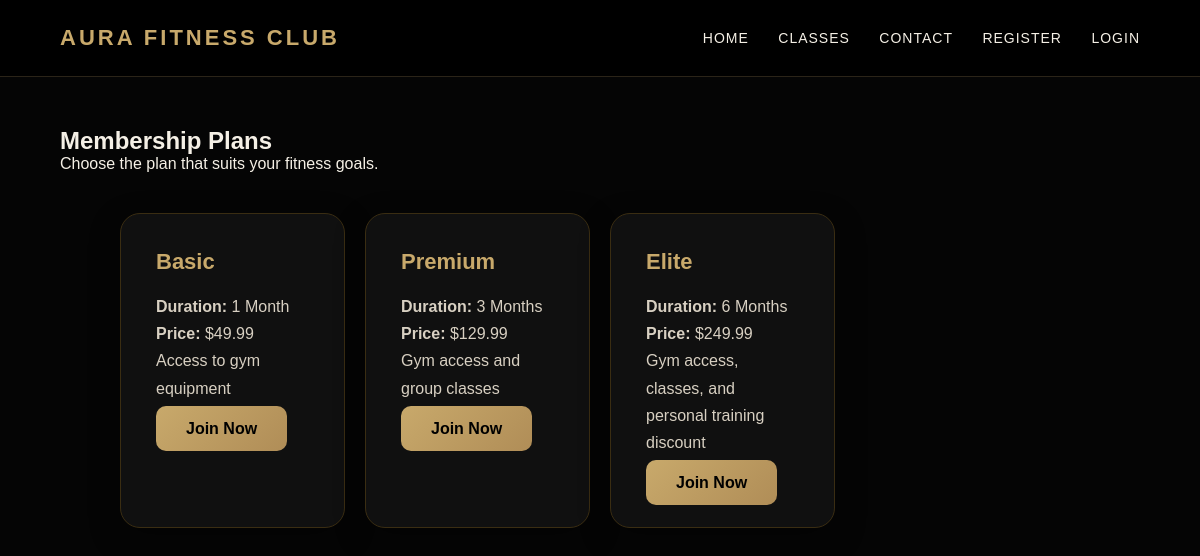
/membership.php, run on the app's committed database.
### tables this page shows
CREATE TABLE memberships (
    membership_id INT AUTO_INCREMENT PRIMARY KEY,
    membership_name VARCHAR(100) NOT NULL,
    duration VARCHAR(50) NOT NULL,
    price DECIMAL(10,2) NOT NULL,
    benefits TEXT
);

### membership.php (the view, shortened to what this page needs)
<?php
include "db_connect.php";
$result = mysqli_query($conn, "SELECT * FROM memberships");
?>
<!DOCTYPE html>
<html>
<head>
    <link rel="stylesheet" href="style.css?v=2">
</head>
<body>
<header class="navbar">
    <div class="logo">AURA FITNESS CLUB</div>
    <nav class="nav-links">
        <a href="index.php">HOME</a>
        <a href="classes.php">CLASSES</a>
        <a href="contact.php">CONTACT</a>
        <a href="register.php">REGISTER</a>
        <a href="login.php">LOGIN</a>
    </nav>
</header>
<section class="page-container">
    <h1>Membership Plans</h1>
    <p>Choose the plan that suits your fitness goals.</p>
    <div class="features">
        <?php while ($row = mysqli_fetch_assoc($result)) { ?>
            <div class="feature-card">
                <h3><?php echo $row['membership_name']; ?></h3>
                <p><strong>Duration:</strong> <?php echo $row['duration']; ?></p>
                <p><strong>Price:</strong> $<?php echo $row['price']; ?></p>
                <p><?php echo $row['benefits']; ?></p>
                <br>
                <a class="btn" href="register.php">Join Now</a>
            </div>
        <?php } ?>
    </div>
</section>
</body>
</html>

### style.css (style rules this page uses)
* { margin: 0; padding: 0; box-sizing: border-box; font-family: Arial, sans-serif; }
body { background: #050505; color: #f5f0e6; }
.navbar { display: flex; justify-content: space-between; align-items: center; padding: 25px 60px; background: rgba(0, 0, 0, 0.92); border-bottom: 1px solid #2b2418; }
.logo { font-size: 22px; font-weight: bold; color: #c8a96b; letter-spacing: 3px; }
.nav-links a { color: #f5f0e6; text-decoration: none; margin-left: 25px; font-size: 14px; letter-spacing: 1px; transition: 0.3s; }
.btn { background: linear-gradient(135deg, #c8a96b, #b08d57); color: #000; padding: 14px 30px; text-decoration: none; border-radius: 10px; font-weight: bold; transition: 0.3s; }
.features { display: grid; grid-template-columns: repeat(4, 1fr); gap: 20px; padding: 40px 60px 80px; }
.feature-card { background: rgba(18, 18, 18, 0.9); border: 1px solid #3a2d12; padding: 35px; border-radius: 20px; box-shadow: 0 10px 30px rgba(0, 0, 0, 0.35); transition: 0.3s; }
.feature-card h3 { color: #c8a96b; margin-bottom: 18px; font-size: 22px; }
.feature-card p { color: #d8d0c2; line-height: 1.7; }
.page-container { padding: 50px 60px; }
a { color: #c8a96b; text-decoration: none; }
.btn, .btn-outline, .feature-card, .class-card, .card { transition: all 0.3s ease; }

### data on the page
memberships: membership_name "Basic", duration "1 Month", price "49.99", benefits "Access to gym equipment"
memberships: membership_name "Premium", duration "3 Months", price "129.99", benefits "Gym access and group classes"
memberships: membership_name "Elite", duration "6 Months", price "249.99", benefits "Gym access, classes, and personal training discount"
